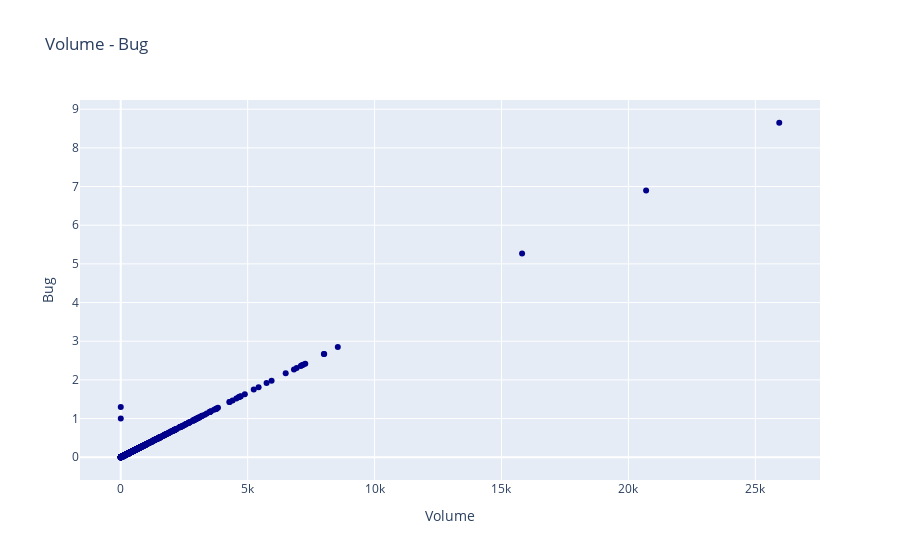

Here is the notebook cell this chart was saved with:
### Code cell
trace = go.Scatter(
    x = data.v,
    y = data.b,
    mode = "markers",
    name = "Volume - Bug",
    marker = dict(color = 'darkblue'),
    text = "Bug (b)")

scatter_data = [trace]
scatter_layout = dict(title = 'Volume - Bug',
              xaxis = dict(title = 'Volume', ticklen = 5),
              yaxis = dict(title = 'Bug' , ticklen = 5),
             )
fig = dict(data = scatter_data, layout = scatter_layout)
iplot(fig)

### Figure 1 — Plotly figure (JSON) as saved in the notebook; plotly's stock layout.template omitted (floating-point values rounded to 4 significant figures; data arrays with more than 128 entries replaced by an {"elided": "..."} marker saying what was removed)
{"data": [{"marker": {"color": "darkblue"}, "mode": "markers", "name": "Volume - Bug", "text": "Bug (b)", "type": "scatter", "x": {"elided": "1109 float values"}, "y": {"elided": "1109 float values"}}], "layout": {"title": {"text": "Volume - Bug"}, "xaxis": {"ticklen": 5, "title": {"text": "Volume"}}, "yaxis": {"ticklen": 5, "title": {"text": "Bug"}}}}
